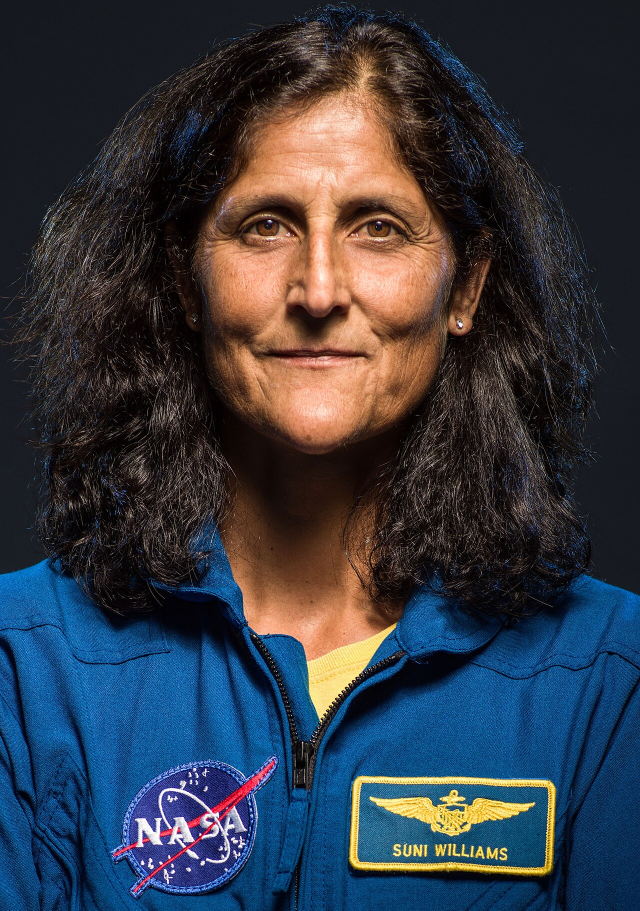
#> input picture tests/fixtures/faces/sunita_b.jpg, 1280 x 1821 px (shown at 1/2 size)
$ python make_video.py
#> lines starting #> are read from the running program, lines starting #| are printed output that depends on the picture
"""Generate the webcam-style fixture clip from a still fixture photo.

The suite needs a short video containing a known face (T1's file-source
camera tests, T2's identify-in-video check). We have no recorded webcam
footage with cleared licensing, so this synthesizes one: a slow pan/zoom
over a public-domain portrait with slight brightness jitter and sensor-ish
noise, 640x480 @ 15 fps, MJPG in an AVI container (encodes everywhere,
no system codecs needed).

The output is committed (tests/fixtures/video/sunita_clip.avi); rerun this
only if the clip needs to change:

    tests/.venv/bin/python tests/fixtures/make_video.py
"""

from pathlib import Path

import cv2
import numpy as np

HERE = Path(__file__).resolve().parent
SRC = HERE / "faces" / "sunita_b.jpg"
OUT = HERE / "video" / "sunita_clip.avi"

WIDTH, HEIGHT, FPS, SECONDS = 640, 480, 15, 6


def main() -> None:
    src = cv2.imread(str(SRC))
#> src is the input picture: shape (1821, 1280, 3); mean B, G, R 67, 57.1, 52.7
    if src is None:
        raise SystemExit(f"cannot read {SRC}")

    OUT.parent.mkdir(parents=True, exist_ok=True)
    writer = cv2.VideoWriter(str(OUT), cv2.VideoWriter_fourcc(*"MJPG"),
                             FPS, (WIDTH, HEIGHT))
    if not writer.isOpened():
        raise SystemExit("VideoWriter failed to open (MJPG/AVI)")

    h, w = src.shape[:2]
#> h = 1821; w = 1280
    rng = np.random.default_rng(20260831)
    n_frames = FPS * SECONDS
    for i in range(n_frames):
        t = i / (n_frames - 1)
        zoom = 1.0 + 0.15 * t                       # slow push in
        cw, ch = int(w / zoom), int(h / zoom)
        # gentle sinusoidal pan around the center
        cx = w / 2 + 0.04 * w * np.sin(2 * np.pi * t)
        cy = h / 2 + 0.03 * h * np.sin(2 * np.pi * t * 0.7)
        x0 = int(np.clip(cx - cw / 2, 0, w - cw))
        y0 = int(np.clip(cy - ch / 2, 0, h - ch))
        crop = src[y0:y0 + ch, x0:x0 + cw]
        frame = cv2.resize(crop, (WIDTH, HEIGHT), interpolation=cv2.INTER_AREA)
        # webcam texture: exposure flicker + a little sensor noise
        gain = 1.0 + rng.normal(0, 0.015)
        noise = rng.normal(0, 2.0, frame.shape)
        frame = np.clip(frame.astype(np.float32) * gain + noise,
                        0, 255).astype(np.uint8)
        writer.write(frame)
#> this loop made 90 passes
#> pass 1, in main, `frame = cv2.resize(crop, (WIDTH, HEIGHT), interpolation=cv2.INTER_AREA)`:
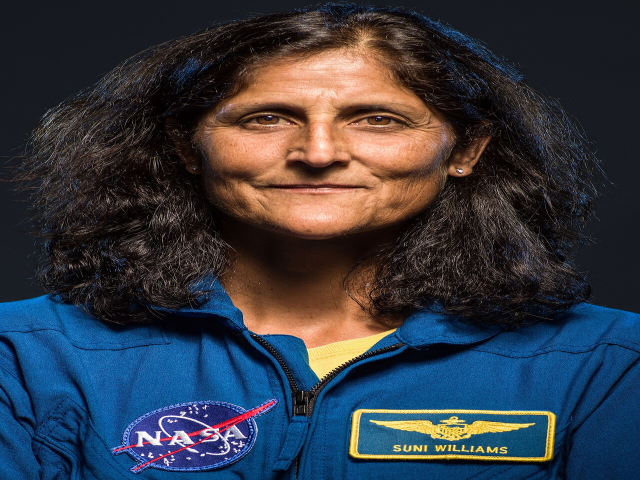
#> frame: shape (480, 640, 3); mean B, G, R 67, 57.1, 52.7
#> pass 2, in main, `crop = src[y0:y0 + ch, x0:x0 + cw]`:
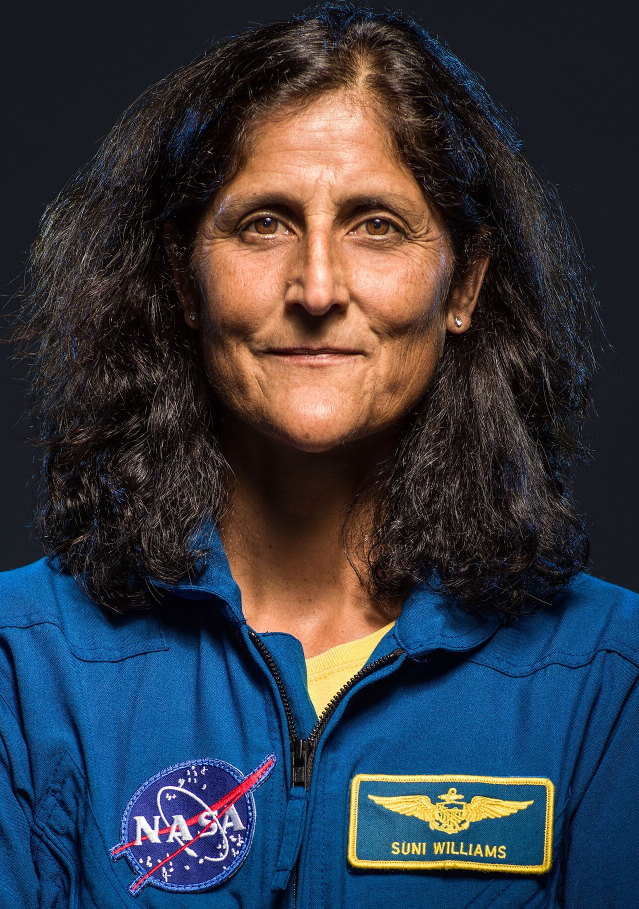
#> crop: shape (1817, 1277, 3) (shown at 1/2 size); mean B, G, R 67, 57.2, 52.9
#> pass 2, in main, `frame = cv2.resize(crop, (WIDTH, HEIGHT), interpolation=cv2.INTER_AREA)`:
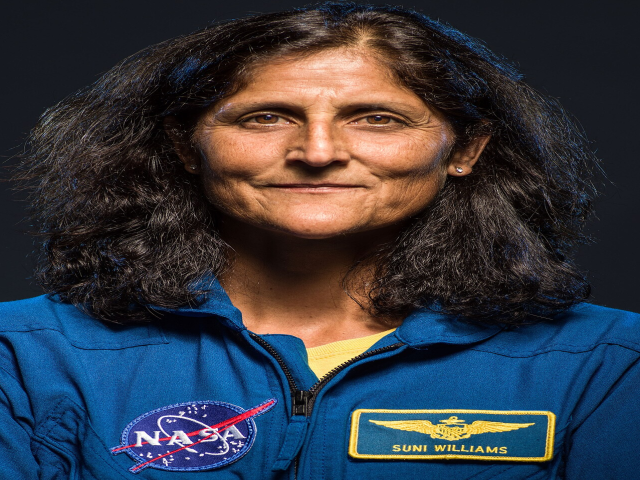
#> frame: shape (480, 640, 3); mean B, G, R 67, 57.2, 52.9
#> after the loop:
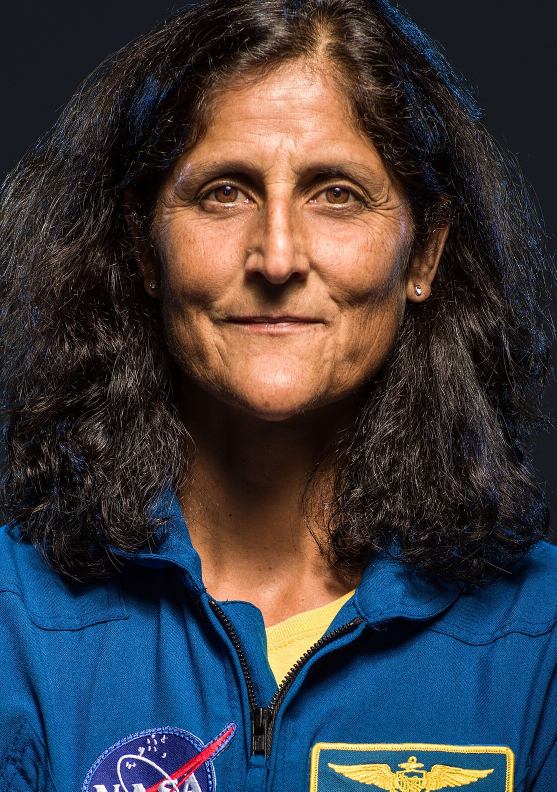
#> crop: shape (1583, 1113, 3) (shown at 1/2 size); mean B, G, R 64.9, 59.7, 61
#> after the loop:
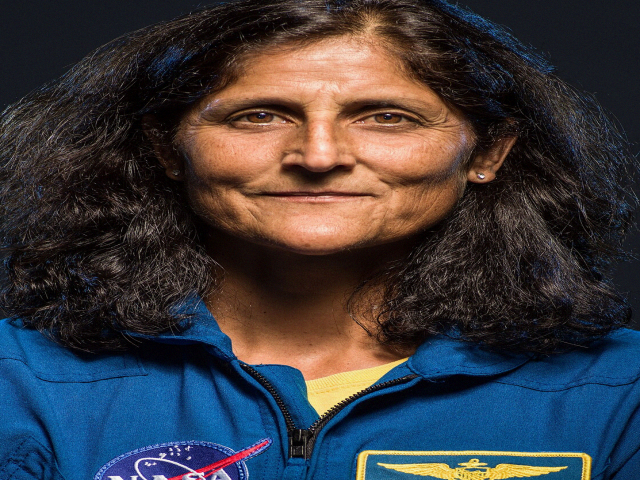
#> frame: shape (480, 640, 3); mean B, G, R 62.9, 57.8, 59.1
    writer.release()
    print(f"wrote {OUT} ({n_frames} frames, {WIDTH}x{HEIGHT} @ {FPS} fps)")


if __name__ == "__main__":
    main()

$ run again, with tests/fixtures/faces/scott_a.jpg copied over tests/fixtures/faces/sunita_b.jpg
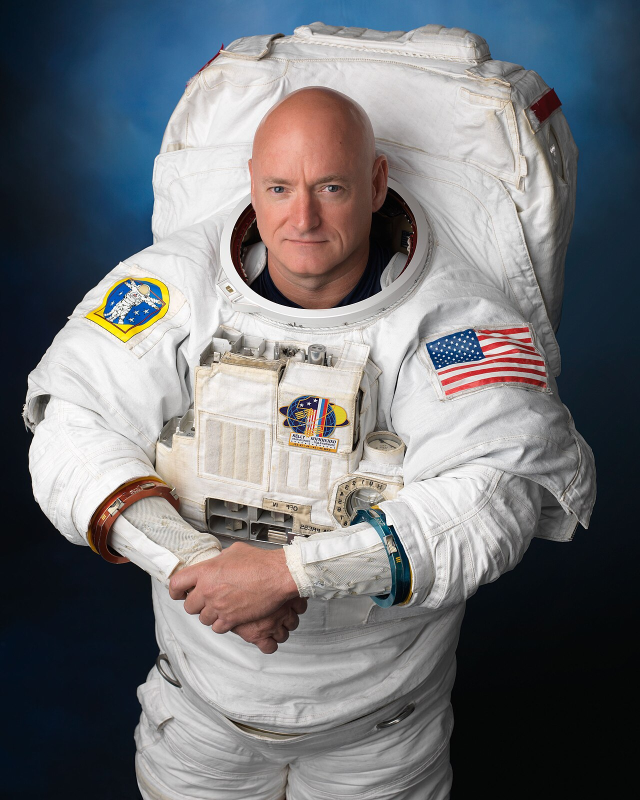
#> input picture tests/fixtures/faces/scott_a.jpg, 1280 x 1600 px (shown at 1/2 size)
#> in main, src is the input picture: shape (1600, 1280, 3); mean B, G, R 119.9, 116.3, 114.8
#> after the loop in main, `for i in range(n_frames):`:
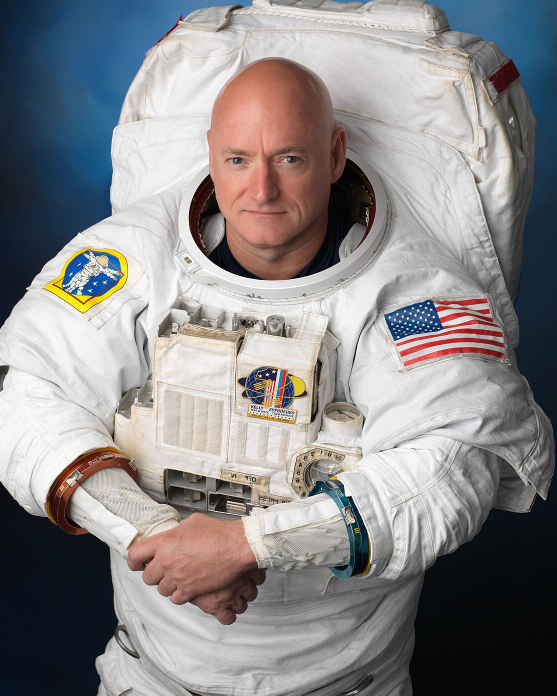
#> crop: shape (1391, 1113, 3) (shown at 1/2 size); mean B, G, R 137.3, 136, 137.9
#> after the loop in main, `for i in range(n_frames):`:
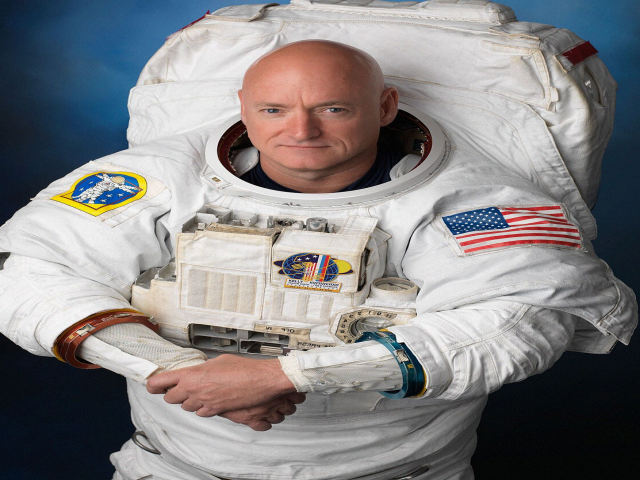
#> frame: shape (480, 640, 3); mean B, G, R 133.6, 132.3, 134.1

$ run again, with tests/fixtures/faces/scott_b.jpg copied over tests/fixtures/faces/sunita_b.jpg
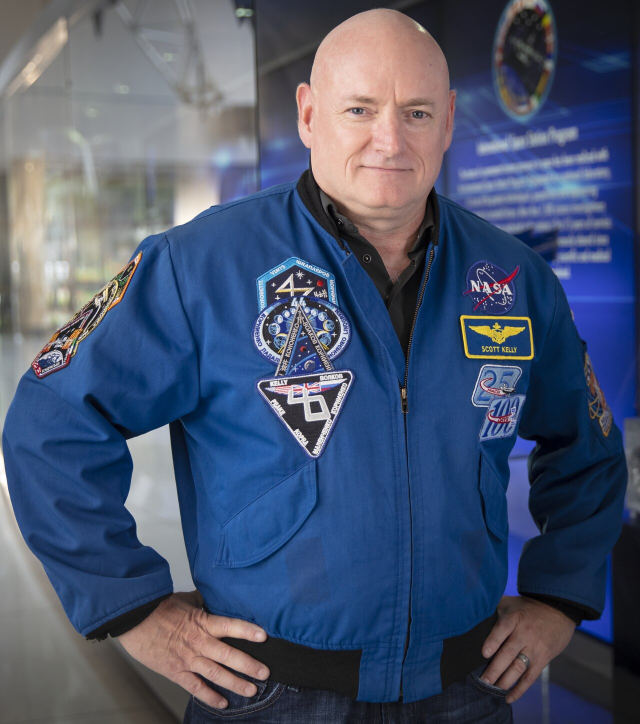
#> input picture tests/fixtures/faces/scott_b.jpg, 1280 x 1448 px (shown at 1/2 size)
#> in main, src is the input picture: shape (1448, 1280, 3); mean B, G, R 110.2, 85, 73.3
#> after the loop in main, `for i in range(n_frames):`:
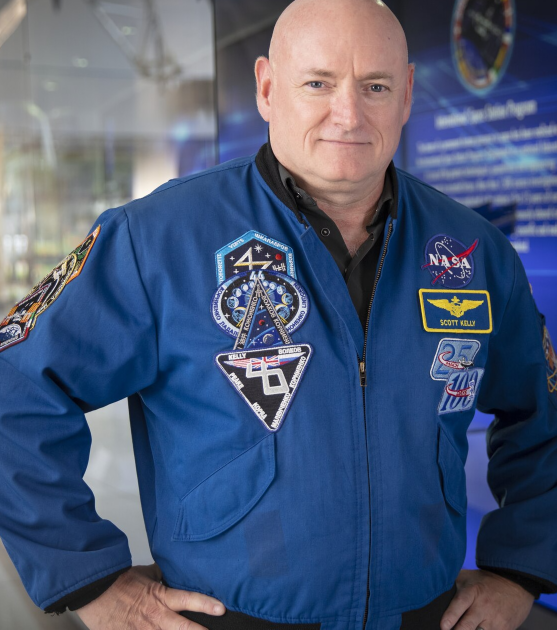
#> crop: shape (1259, 1113, 3) (shown at 1/2 size); mean B, G, R 117.2, 88.6, 74.4
#> after the loop in main, `for i in range(n_frames):`:
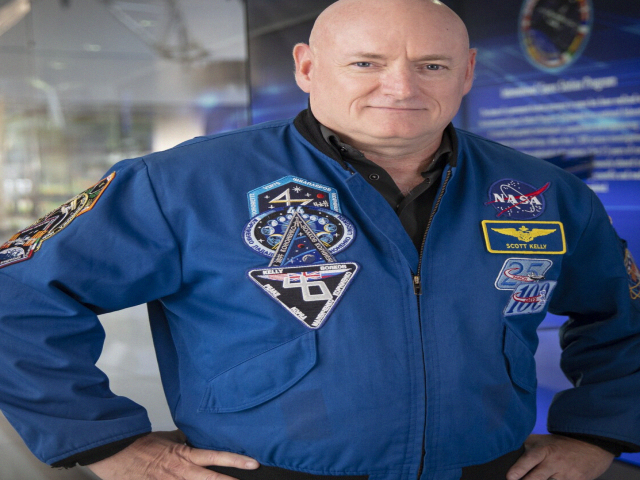
#> frame: shape (480, 640, 3); mean B, G, R 114, 86.1, 72.2

$ run again, with tests/fixtures/faces/sunita_a.jpg copied over tests/fixtures/faces/sunita_b.jpg
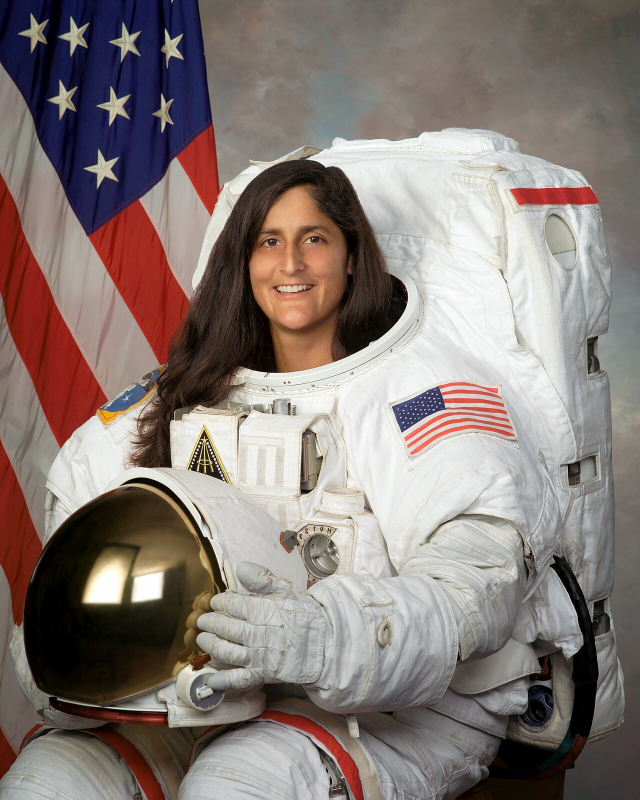
#> input picture tests/fixtures/faces/sunita_a.jpg, 1280 x 1600 px (shown at 1/2 size)
#> in main, src is the input picture: shape (1600, 1280, 3); mean B, G, R 118.5, 122.9, 134.7
#> after the loop in main, `for i in range(n_frames):`:
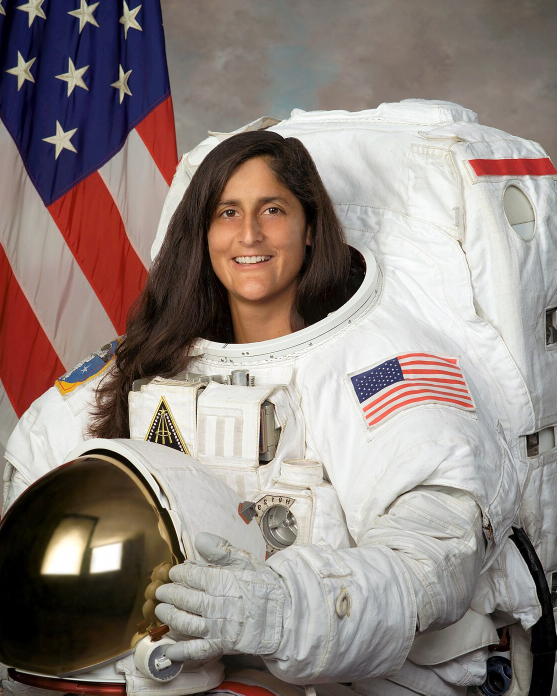
#> crop: shape (1391, 1113, 3) (shown at 1/2 size); mean B, G, R 128.1, 132.8, 144.2
#> after the loop in main, `for i in range(n_frames):`:
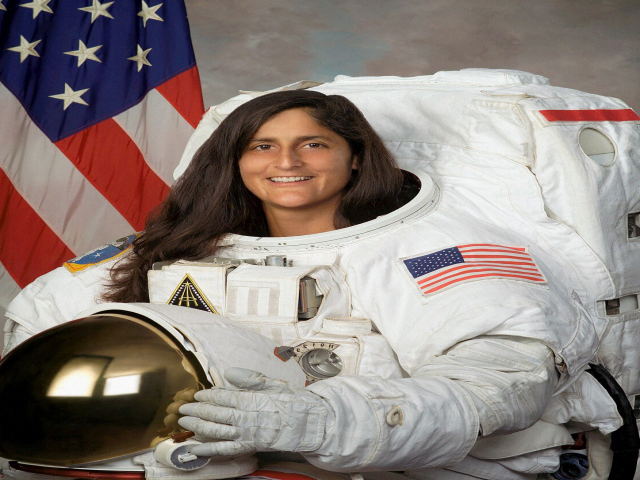
#> frame: shape (480, 640, 3); mean B, G, R 124.6, 129.2, 140.4
